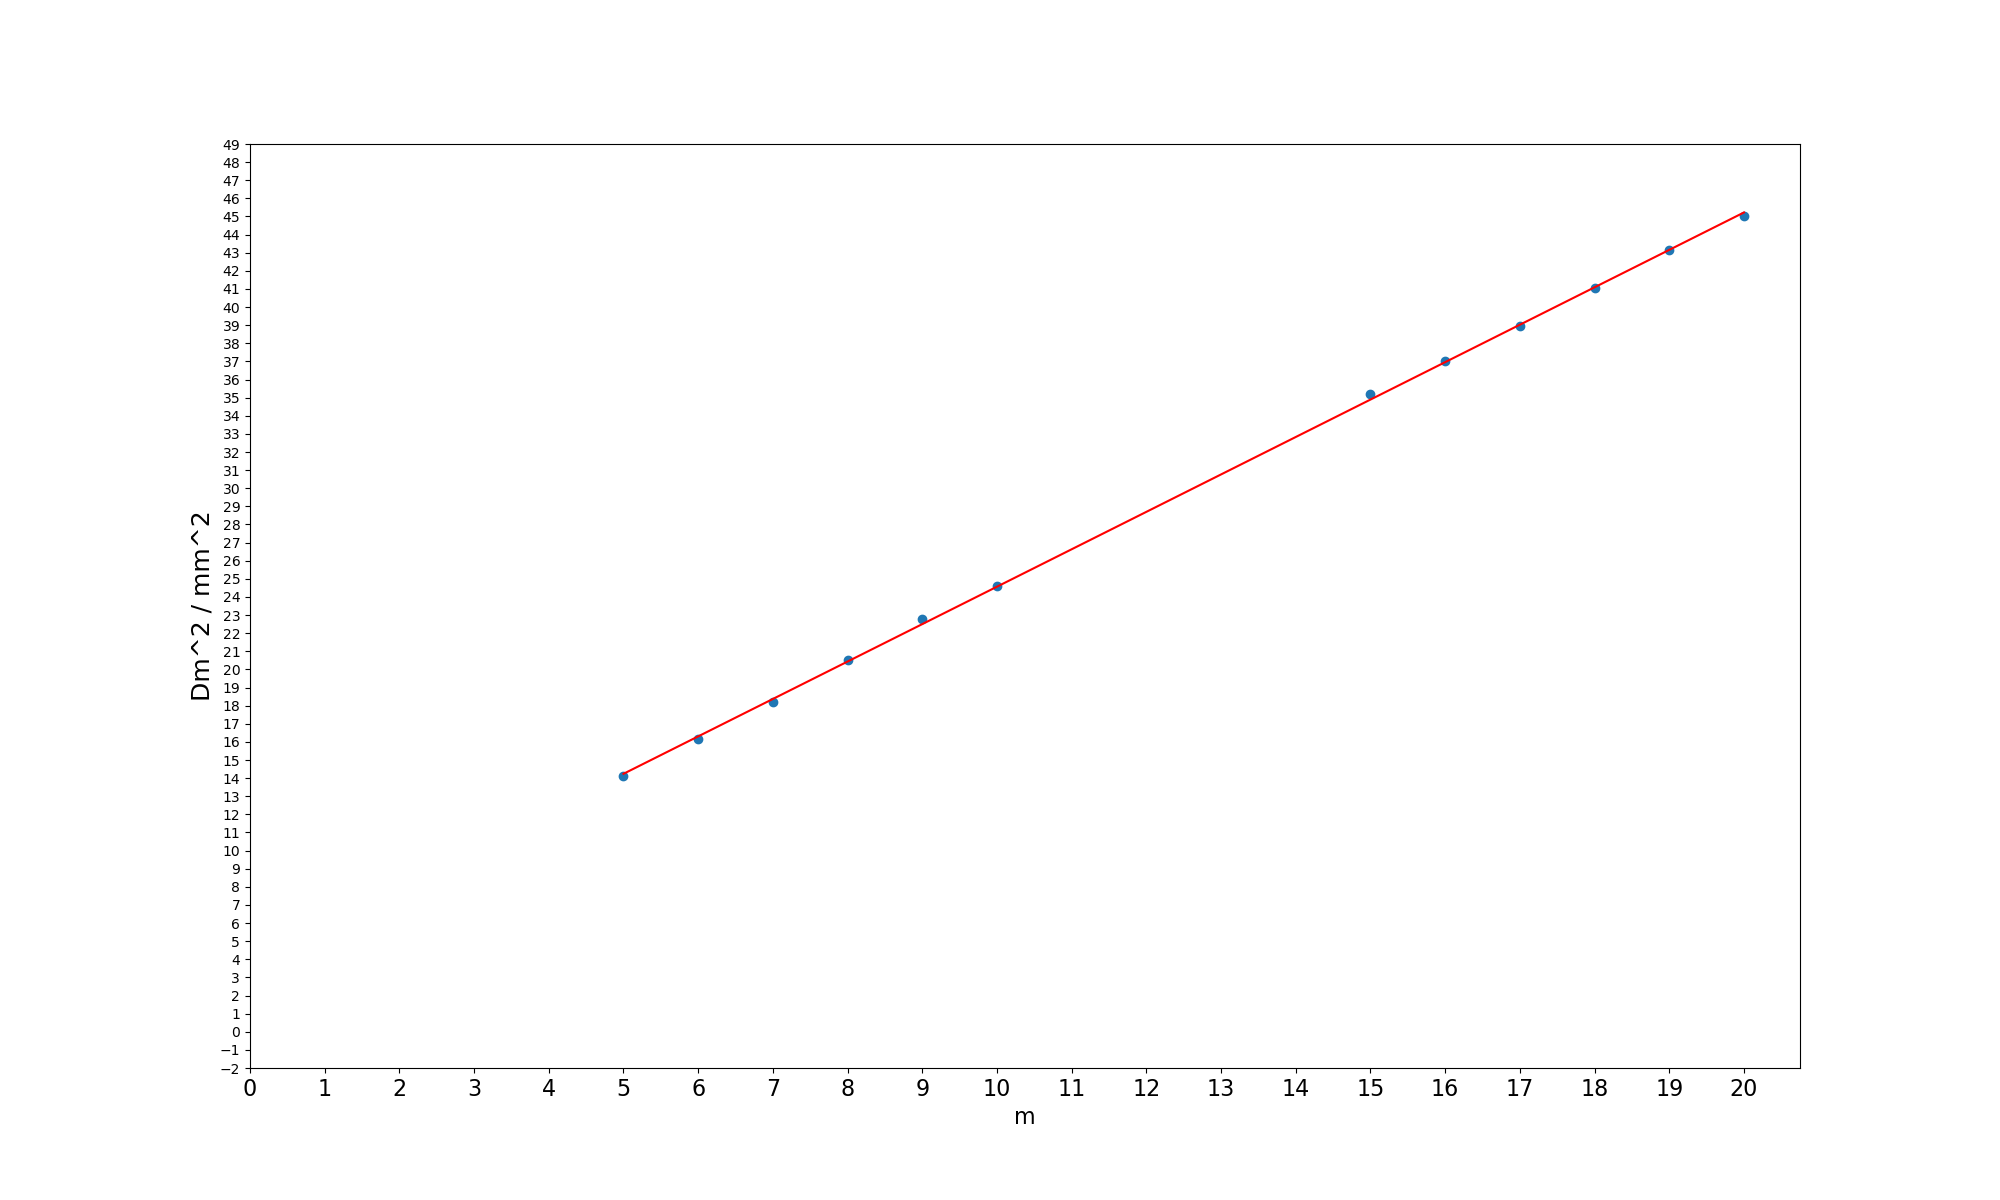

Recreate this plot in Python.
import numpy as np
import matplotlib.pyplot as plt
from math import *



m = [20, 19, 18, 17, 16, 15,10,9,8,7,6,5]


m1 = [28.249, 28.180, 28.101, 28.010, 27.935, 27.862,27.400, 27.292, 27.172, 27.040, 26.920, 26.790]
m2 = [21.540, 21.610, 21.695, 21.770, 21.849, 21.931,22.439, 22.521, 22.640, 22.774, 22.900, 23.032]

Dm = list(map(lambda x,y: x-y, m1, m2))
print("\nDm=", Dm)
Dm2 = list(map(lambda x: x**2, Dm))
print("\nDm^2=", Dm2)

coefficients = np.polyfit(m, Dm2, 1)
polynomial = np.poly1d(coefficients)
x_fit = np.linspace(min(m), max(m), 100)
y_fit = polynomial(x_fit)
print("slop=",coefficients[0])   # 获取图像斜率


plt.figure(figsize = (20,12))
plt.xlabel("m", fontsize=16)
plt.ylabel("Dm^2 / mm^2", fontsize=18)

plt.plot(x_fit, y_fit, color='red')
plt.scatter(m,Dm2)
plt.xticks(np.arange(0,21,1), fontsize=16)
plt.yticks(np.arange(-2,50,1), fontsize=10)
plt.savefig("./draw.png")
plt.show()
